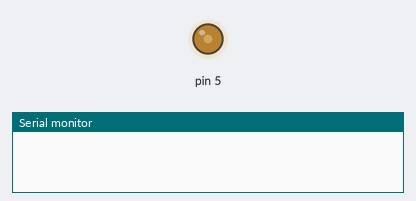
Simulated run of this sketch. Board: Arduino Uno, built with avr-gcc and run on an emulated ATmega328P. Shown: output pins drawn as LEDs (lit = HIGH), the last lines printed to the serial monitor.

Above: at 0.05 s.
At 0.25 s:
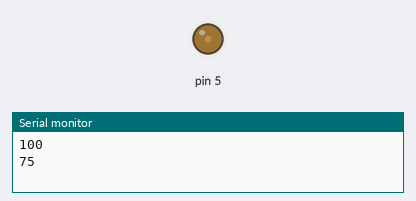
At 0.5 s:
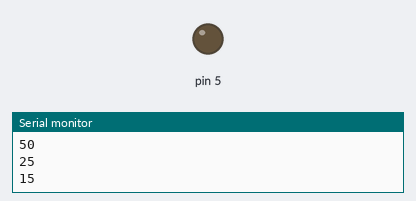
Timing chart, 0 to 3.0 s (numbered marks = the images above):
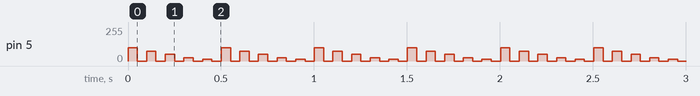

The sketch:

buzzer.ino
```cpp
void setup() {
  // put your setup code here, to run once:
pinMode(5,OUTPUT);
Serial.begin(9600);
}

void loop() {
  // put your main code here, to run repeatedly:
analogWrite(5,100);
delay(50);
Serial.println(100);
analogWrite(5,0);
delay(50);
analogWrite(5,75);
delay(50);
Serial.println(75);
analogWrite(5,0);
delay(50);
analogWrite(5,50);
delay(50);
Serial.println(50);
analogWrite(5,0);
delay(50);
analogWrite(5,25);
delay(50);
Serial.println(25);
analogWrite(5,0);
delay(50);
analogWrite(5,15);
Serial.println(15);
delay(50);
analogWrite(5,0);
delay(50);
}
```

Measured:
- by itself, pin 5: repeats every 0.50 s: 0/255 0.05 s, 75/255 0.05 s, 0/255 0.05 s, 50/255 0.05 s, 0/255 0.05 s, 25/255 0.05 s, 0/255 0.05 s, 15/255 0.05 s, 0/255 0.05 s, 100/255 0.05 s
